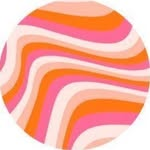
#> input picture Assets/Gallery/Patterns/482318551_1206236554176231_7217072864315568640_n.jpg, 150 x 150 px; its folder holds 4 pictures in this run
$ python _sample_colors.py
#> lines starting #> are read from the running program, lines starting #| are printed output that depends on the picture
"""Sample dominant colors from each reference swatch using k-means-lite (bucket quantization)."""
import os
import glob
from collections import Counter
from PIL import Image

SRC = "C:/Users/diazc/OneDrive/Desktop/FJDMedia/Websites/inflatabledecorations/Assets/Gallery/Patterns"


def sample(path, k=8):
#> called with k = 8
    im = Image.open(path).convert("RGB")
#> im is the input picture: PIL image 150x150 RGB; mean R, G, B 249.1, 179.5, 163.6
    # Downsize for speed and use center crop to avoid white background border
    w, h = im.size
#> w = 150; h = 150
    side = min(w, h)
#> side = 150
    left = (w - side) // 2
#> left = 0
    top = (h - side) // 2
#> top = 0
    im = im.crop((left, top, left + side, top + side))
    im = im.resize((120, 120))
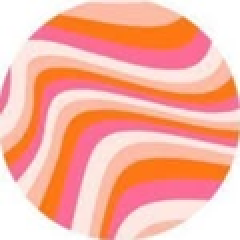
#> im: PIL image 120x120 RGB (shown 2 times larger); mean R, G, B 249, 179.5, 163.6
    # Mask to a circle so the white corners (outside the circular crop) are ignored
    px = im.load()
    cx, cy = 60, 60
    r2 = 55 * 55
    buckets = Counter()
    for y in range(120):
        for x in range(120):
            dx, dy = x - cx, y - cy
            if dx * dx + dy * dy > r2:
                continue
            r, g, b = px[x, y]
            # Skip near-white pixels (likely jpeg artifact outside circle)
            if r > 245 and g > 245 and b > 245:
                continue
            # Quantize to 24 bucket levels per channel
            qr = (r // 12) * 12
            qg = (g // 12) * 12
            qb = (b // 12) * 12
            buckets[(qr, qg, qb)] += 1
#> after the loop, buckets = 183 items
    return buckets.most_common(k)


files = sorted(glob.glob(os.path.join(SRC, "*.jpg")))
for f in files:
    name = os.path.basename(f).split("_")[0]
    top = sample(f)
#> top = [((252, 228, 216), 678), ((240, 180, 156), 428), ((252, 180, 156), 374), ((240, 108, 144), 341), ((252, 108, 12), 310), ((240, 180, 168), 303), ((252, 228, 228), 298), ((252, 96, 144), 292)]
    print(name)
    for (r, g, b), n in top:
        print(f"  #{r:02x}{g:02x}{b:02x}  ({r:3d},{g:3d},{b:3d})  x{n}")
#> this loop made 8 passes
#> (r, g, b, n) on passes 1 to 8: (252, 228, 216, 678), (240, 180, 156, 428), (252, 180, 156, 374), (240, 108, 144, 341), (252, 108, 12, 310), (240, 180, 168, 303), (252, 228, 228, 298), (252, 96, 144, 292)
#|   #fce4d8  (252,228,216)  x678
#|   #f0b49c  (240,180,156)  x428
#|   #fcb49c  (252,180,156)  x374
#|   #f06c90  (240,108,144)  x341
#|   #fc6c0c  (252,108, 12)  x310
#|   #f0b4a8  (240,180,168)  x303
#|   #fce4e4  (252,228,228)  x298
#|   #fc6090  (252, 96,144)  x292
    print()
#> pass 2 of the loop `for f in files:`:
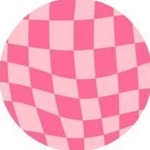
#> input picture Assets/Gallery/Patterns/482461816_688459777182075_4308595236017265019_n.jpg, 150 x 150 px
#> in sample, im is the input picture: PIL image 150x150 RGB; mean R, G, B 249.1, 169.4, 191.7
#> in sample (call 2), `im = im.resize((120, 120))`:
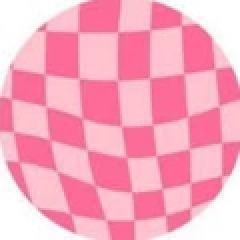
#> im: PIL image 120x120 RGB (shown 2 times larger); mean R, G, B 249.1, 169.4, 191.7
#> after the loop in sample (call 2), `for y in range(120):`: buckets = 55 items
#> `top = sample(f)`: top = [((252, 192, 204), 2179), ((240, 108, 144), 1357), ((252, 96, 144), 1178), ((252, 180, 204), 656), ((228, 108, 144), 600), ((240, 192, 204), 542), ((240, 96, 144), 420), ((252, 180, 192), 279)]
#> the loop `for (r, g, b), n in top:` made 8 passes
#> (r, g, b, n) on passes 1 to 8: (252, 192, 204, 2179), (240, 108, 144, 1357), (252, 96, 144, 1178), (252, 180, 204, 656), (228, 108, 144, 600), (240, 192, 204, 542), (240, 96, 144, 420), (252, 180, 192, 279)
#> (printed output is left out)
